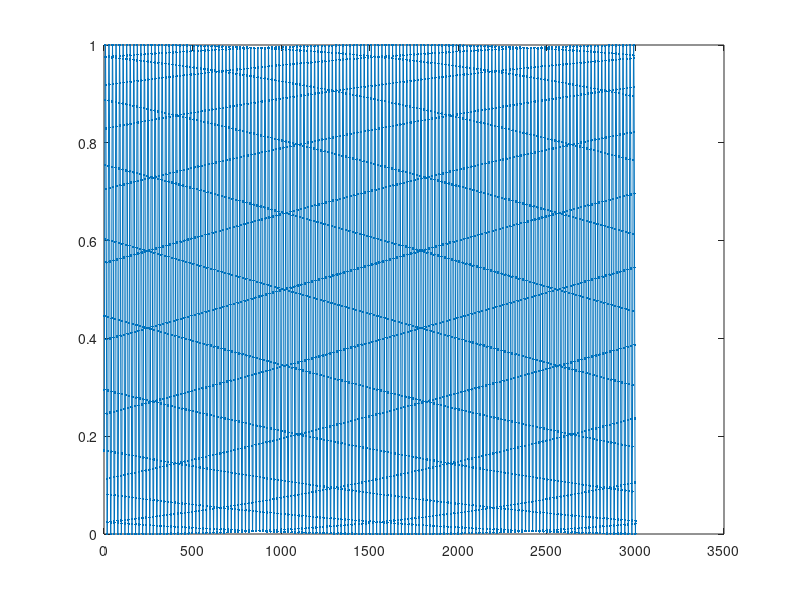

Write the MATLAB code that produced this figure.
%% quasi
clc;clear;
mod_num = 20;
transient = 2000;
F=@(t,Y)[2*pi*Y(2);...
        2*pi*Y(2).*(Y(1).*Y(1)-0.5*Y(1).^4)-4*pi^2*Y(1);...
         0.9-Y(1).*Y(1);...
         ];   
opt = odeset( 'RelTol', 10.0^(-7), 'AbsTol' , 10.0^(-7));     
y0=rand(3,1);
[t,Y] = ode45(F, [0:0.001:200], y0, opt);
data_quasi=Y(transient:end,:);
max_quasi=zeros(3,1);
min_quasi=zeros(3,1);
for i=1:3
max_quasi(i) = max(data_quasi(:,i));
min_quasi(i) = min(data_quasi(:,i));
end
normalized_quasi=data_quasi';
% 归一化
data_qua=[];
for i=1:3
normalized_quasi(i,:) = (data_quasi(:,i)' - min_quasi(i)) / (max_quasi(i)-min_quasi(i));
xf1=normalized_quasi(i,:);
x_pos=1:size(xf1,2);
xf1=xf1(mod(x_pos,mod_num)==0);
data_qua=[data_qua;xf1];
end
figure
plot(data_qua(1,end-3000:end),'.-');
save train_data_qua.mat data_qua
